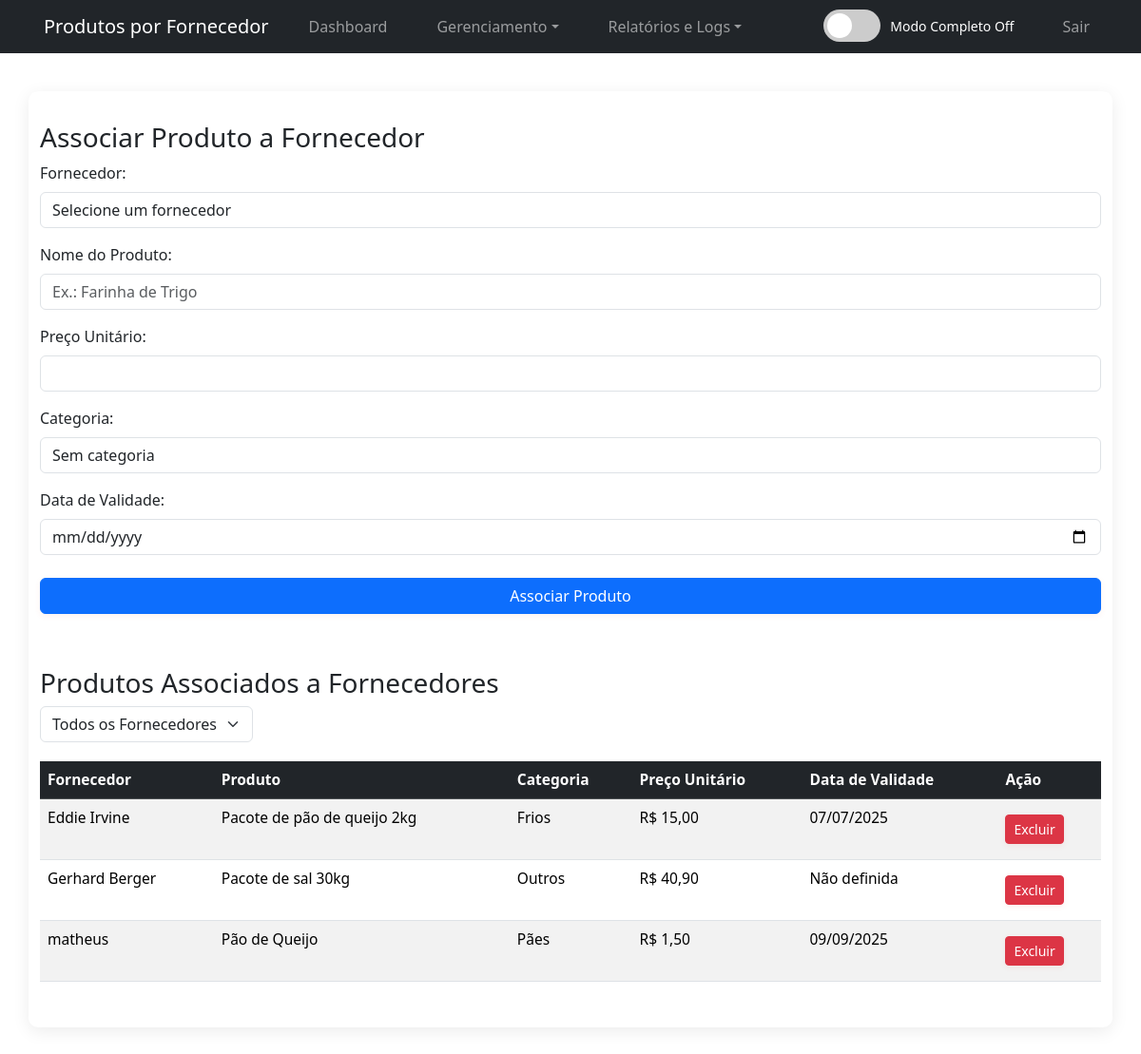
The app's page /produtos_por_fornecedor.php (signed in) with its own data.
### tables this page shows
CREATE TABLE `produtos_fornecedores` (
  `id` int(11) NOT NULL AUTO_INCREMENT,
  `fornecedor_id` int(11) NOT NULL,
  `nome_produto` varchar(100) NOT NULL,
  `preco_unitario` decimal(10,2) NOT NULL,
  `imagem` varchar(255) DEFAULT NULL COMMENT 'Nome do arquivo da imagem',
  `categoria_id` int(11) DEFAULT NULL,
  `data_validade` date DEFAULT NULL,
  PRIMARY KEY (`id`),
  KEY `fornecedor_id` (`fornecedor_id`),
  KEY `fk_categoria_fornecedor` (`categoria_id`),
  CONSTRAINT `fk_categoria_fornecedor` FOREIGN KEY (`categoria_id`) REFERENCES `categorias` (`id`) ON DELETE SET NULL,
  CONSTRAINT `produtos_fornecedores_ibfk_1` FOREIGN KEY (`fornecedor_id`) REFERENCES `fornecedores` (`id`)
);

CREATE TABLE `fornecedores` (
  `id` int(11) NOT NULL AUTO_INCREMENT,
  `nome` varchar(100) NOT NULL,
  `endereco` text DEFAULT NULL,
  `telefone` varchar(20) NOT NULL,
  `cnpj` varchar(18) DEFAULT NULL,
  `cpf` varchar(14) DEFAULT NULL,
  `email` varchar(100) DEFAULT NULL,
  `descrição` text DEFAULT NULL,
  `comentarios` text DEFAULT NULL,
  PRIMARY KEY (`id`)
);

CREATE TABLE `categorias` (
  `id` int(11) NOT NULL AUTO_INCREMENT,
  `nome` varchar(50) NOT NULL,
  PRIMARY KEY (`id`)
);

### produtos_por_fornecedor.php (the view, shortened to what this page needs)
<?php
require_once 'conexao.php';
$sql_produtos = "SELECT pf.*, f.nome AS nome_fornecedor, c.nome AS categoria_nome
                 FROM produtos_fornecedores pf
                 JOIN fornecedores f ON pf.fornecedor_id = f.id
                 LEFT JOIN categorias c ON pf.categoria_id = c.id";
$stmt_produtos = $conexao->prepare($sql_produtos);
$stmt_produtos->execute();
$resultado_produtos = $stmt_produtos->get_result();
$produtos = [];
while ($row = $resultado_produtos->fetch_assoc()) {
    $produtos[] = $row;
}
?>
<!DOCTYPE html>
<html lang="pt-BR">
<head>
    <link rel="stylesheet" href="style.css">
    <link href="https://cdn.jsdelivr.net/npm/bootstrap@5.3.3/dist/css/bootstrap.min.css" rel="stylesheet">
</head>
<body>
    <?php include 'navbar.php'; ?>
    <div class="container">
        <h3>Associar Produto a Fornecedor</h3>
        <form method="POST" action="produtos_por_fornecedor.php">
            <div class="mb-3">
                <label for="fornecedor_id" class="form-label">Fornecedor:</label>
                <select name="fornecedor_id" class="form-control" required>
                    <option value="">Selecione um fornecedor</option>
                </select>
            </div>
            <div class="mb-3">
                <label for="nome_produto" class="form-label">Nome do Produto:</label>
                <input type="text" class="form-control" name="nome_produto" required placeholder="Ex.: Farinha de Trigo">
            </div>
            <div class="mb-3">
                <label for="preco_unitario" class="form-label">Preço Unitário:</label>
                <input type="number" class="form-control" name="preco_unitario" step="0.01" required min="0">
            </div>
            <div class="mb-3">
                <label for="categoria_id" class="form-label">Categoria:</label>
                <select name="categoria_id" class="form-control">
                    <option value="">Sem categoria</option>
                </select>
            </div>
            <div class="mb-3">
                <label for="data_validade" class="form-label">Data de Validade:</label>
                <input type="date" class="form-control" name="data_validade">
            </div>
            <button type="submit" name="adicionar_produto" class="btn btn-primary">Associar Produto</button>
        </form>
        <h3 class="mt-5">Produtos Associados a Fornecedores</h3>
        <form method="GET" action="produtos_por_fornecedor.php" class="mb-3">
            <select name="fornecedor_id" onchange="this.form.submit()" class="form-select w-auto">
                <option value="0">Todos os Fornecedores</option>
            </select>
        </form>
        <?php if (empty($produtos)): ?>
            <p>Nenhum produto associado a fornecedores.</p>
        <?php else: ?>
            <table class="table table-striped table-hover">
                <thead class="table-dark">
                    <tr>
                        <th>Fornecedor</th>
                        <th>Produto</th>
                        <th>Categoria</th>
                        <th>Preço Unitário</th>
                        <th>Data de Validade</th>
                        <th>Ação</th>
                    </tr>
                </thead>
                <tbody>
                    <?php foreach ($produtos as $produto): ?>
                        <tr>
                            <td><?php echo htmlspecialchars($produto['nome_fornecedor']); ?></td>
                            <td><?php echo htmlspecialchars($produto['nome_produto']); ?></td>
                            <td><?php echo htmlspecialchars($produto['categoria_nome'] ?? 'Sem categoria'); ?></td>
                            <td>R$ <?php echo number_format($produto['preco_unitario'], 2, ',', '.'); ?></td>
                            <td><?php echo $produto['data_validade'] ? date('d/m/Y', strtotime($produto['data_validade'])) : 'Não definida'; ?></td>
                            <td>
                                <a href="produtos_por_fornecedor.php?excluir=<?php echo $produto['id']; ?>"
                                    class="btn btn-danger btn-sm"
                                    onclick="return confirm('Tem certeza que deseja remover este produto do fornecedor?')">Excluir</a>
                            </td>
                        </tr>
                    <?php endforeach; ?>
                </tbody>
            </table>
        <?php endif; ?>
    </div>
</body>
</html>

### style.css (style rules this page uses)
* { margin: 0; padding: 0; box-sizing: border-box; }
body { font-family: 'Segoe UI', Arial, sans-serif; background-color: #f5f6fa; color: #333; line-height: 1.6; min-height: 100vh; }
.container { width: 90%; max-width: 950px; margin: 40px auto; background: #fff; padding: 32px 28px; box-shadow: 0 4px 18px rgba(0,0,0,0.08); border-radius: 10px; }
h2, h3 { color: #2c3e50; margin-bottom: 18px; font-weight: 600; }
h3 { font-size: 1.15rem; }
input, select, textarea, button { width: 100%; padding: 12px; margin: 10px 0; border-radius: 5px; border: 1px solid #ddd; font-size: 1rem; transition: border-color 0.3s; }
button, .btn { background: #e74c3c; color: #fff; cursor: pointer; font-weight: bold; border: none; border-radius: 5px; padding: 10px 18px; margin: 8px 0; transition: background 0.3s, transform 0.2s; box-shadow: 0 2px 6px rgba(231,76,60,0.08); }
table, .result-table, .items-table, .history-table { width: 100%; border-collapse: collapse; margin-top: 20px; font-size: 0.97rem; background: #fff; }
th, td { padding: 12px 15px; border: 1px solid #ddd; text-align: left; }
th { background: #2c3e50; color: #fff; font-weight: bold; }
tr:nth-child(even) { background: #f9f9f9; }

### records on screen
produtos_fornecedores: fornecedor.nome "Eddie Irvine", nome_produto "Pacote de pão de queijo 2kg", categoria.nome "Frios", preco_unitario "15,00", data_validade "07/07/2025"
produtos_fornecedores: fornecedor.nome "Gerhard Berger", nome_produto "Pacote de sal 30kg", categoria.nome "Outros", preco_unitario "40,90", shows "Não definida"
produtos_fornecedores: fornecedor.nome "matheus", nome_produto "Pão de Queijo", categoria.nome "Pães", preco_unitario "1,50", data_validade "09/09/2025"

### other values on screen
$title "Produtos por Fornecedor"
